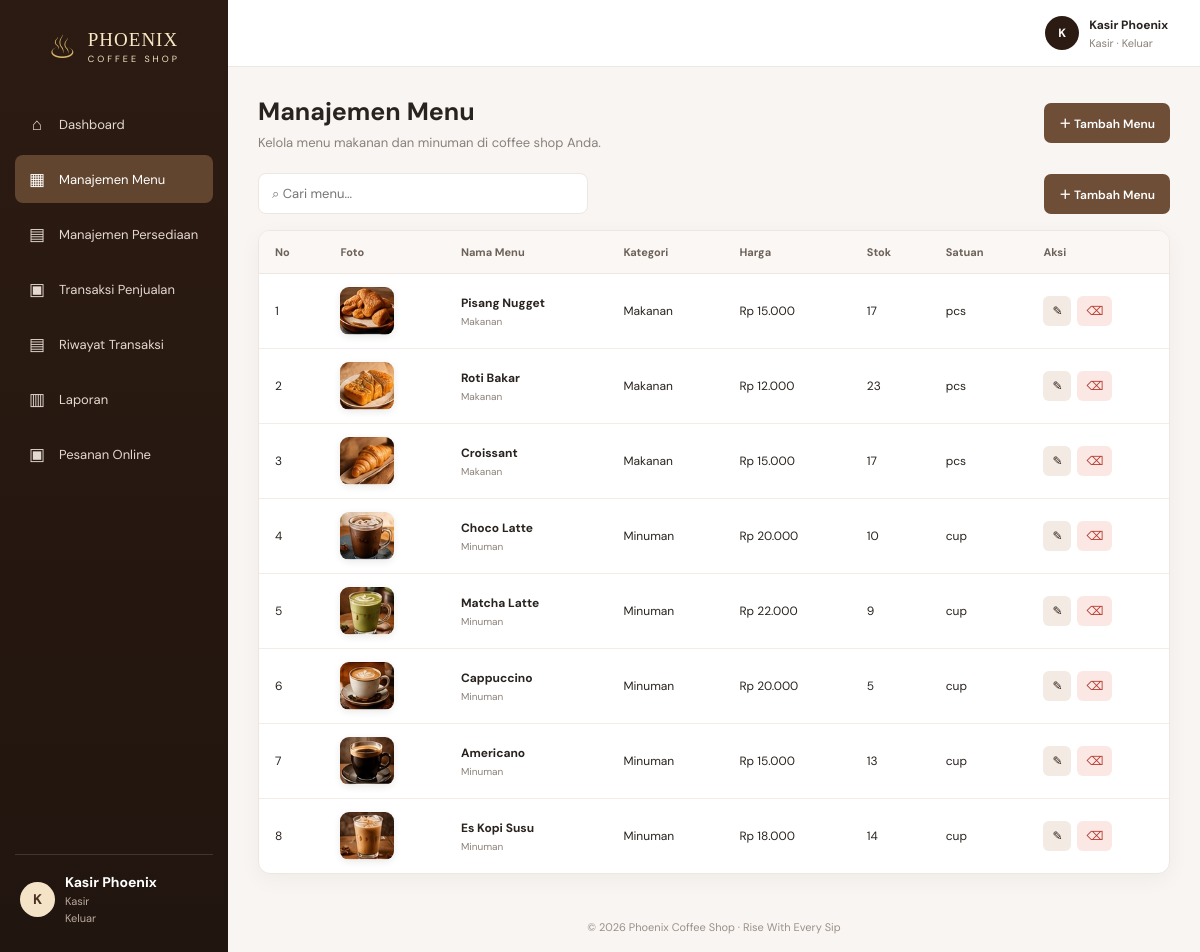
The page /menu.php (signed in) on the database its author committed.
### tables this page shows
CREATE TABLE `products` (
  `id` int(11) NOT NULL,
  `name` varchar(120) NOT NULL,
  `category` enum('Minuman','Makanan') NOT NULL DEFAULT 'Minuman',
  `price` decimal(12,2) NOT NULL DEFAULT 0.00,
  `stock` int(11) NOT NULL DEFAULT 0,
  `unit` varchar(30) NOT NULL DEFAULT 'pcs',
  `created_at` timestamp NOT NULL DEFAULT current_timestamp()
);

### koneksi.php (called while the page is built, shortened)
<?php
function e($value) { return htmlspecialchars((string)$value, ENT_QUOTES, 'UTF-8'); }
function rupiah($value) { return 'Rp ' . number_format((float)$value, 0, ',', '.'); }
function product_image($name, $category = 'Minuman') {
    $n = strtolower(trim((string)$name));
    $map = [
        'es kopi susu' => 'es-kopi-susu.jpg', 'kopi susu' => 'es-kopi-susu.jpg',
        'americano' => 'americano.jpg', 'cappuccino' => 'cappuccino.jpg', 'cappucino' => 'cappuccino.jpg',
        'matcha latte' => 'matcha-latte.jpg', 'choco latte' => 'choco-latte.jpg', 'cokelat' => 'choco-latte.jpg',
        'croissant' => 'croissant.jpg', 'roti bakar' => 'roti-bakar.jpg', 'pisang nugget' => 'pisang-nugget.jpg'
    ];
    $file = $map[$n] ?? (strtolower((string)$category) === 'makanan' ? 'croissant.jpg' : 'es-kopi-susu.jpg');
    return 'assets/images/' . $file;
}
?>

### menu.php (the view, shortened to what this page needs)
<?php require 'config/koneksi.php';
$edit=null;if(isset($_GET['edit'])){$st=$conn->prepare('SELECT * FROM products WHERE id=?');$st->bind_param('i',$_GET['edit']);$st->execute();$edit=$st->get_result()->fetch_assoc();}
$products=$conn->query('SELECT * FROM products ORDER BY id DESC');require 'includes/header.php'; ?>
<div class="page-heading"><div><h1>Manajemen Menu</h1><p>Kelola menu makanan dan minuman di coffee shop Anda.</p></div><a class="btn" href="menu.php?form=1">＋ <?= $edit?'Edit Menu':'Tambah Menu' ?></a></div>
<div class="toolbar"><input class="search" data-search="#menu-table" placeholder="⌕ Cari menu..."><a class="btn" href="menu.php?form=1">＋ Tambah Menu</a></div><div class="table-card table-wrap"><table id="menu-table"><thead><tr><th>No</th><th>Foto</th><th>Nama Menu</th><th>Kategori</th><th>Harga</th><th>Stok</th><th>Satuan</th><th>Aksi</th></tr></thead><tbody><?php if($products->num_rows):$no=1;while($p=$products->fetch_assoc()): ?><tr><td><?= $no++ ?></td><td><img class="menu-thumb" src="<?= e(product_image($p['name'],$p['category'])) ?>" alt="<?= e($p['name']) ?>"></td><td><div class="menu-name-cell"><strong><?= e($p['name']) ?></strong><small><?= e($p['category']) ?></small></div></td><td><?= e($p['category']) ?></td><td><?= rupiah($p['price']) ?></td><td><?= (int)$p['stock'] ?></td><td><?= e($p['unit']) ?></td><td><div class="actions"><a class="icon-btn" href="menu.php?edit=<?= $p['id'] ?>" title="Edit">✎</a><a class="icon-btn delete" data-confirm="Hapus menu ini?" href="menu.php?hapus=<?= $p['id'] ?>" title="Hapus">⌫</a></div></td></tr><?php endwhile;else: ?><tr><td colspan="8" class="empty">Belum ada data menu.</td></tr><?php endif; ?></tbody></table></div>
<?php require 'includes/footer.php'; ?>

### style.css (style rules this page uses)
:root { --brown:#6f4e37;--deep:#2c1b12;--deep2:#432b1d;--gold:#c9a227;--cream:#f8f5f2;--paper:#fff;--text:#29231f;--muted:#8a817a;--line:#eee7e1;--green:#16834b;--red:#c94f43;--shadow:0 6px 22px rgba(53,35,22,.045) }
* { box-sizing:border-box }
body { margin:0;background:var(--cream);color:var(--text);font-family:'DM Sans',sans-serif;font-size:14px }
a { text-decoration:none;color:inherit }
.page-heading { display:flex;align-items:center;justify-content:space-between;gap:15px;margin-bottom:22px }
.page-heading h1 { font-size:25px;margin:0 0 6px }
.page-heading p { margin:0;color:var(--muted);font-size:13px }
.btn { border:0;border-radius:7px;background:var(--brown);color:white;padding:11px 15px;font:600 12px 'DM Sans';cursor:pointer;display:inline-flex;align-items:center;justify-content:center;gap:7px }
.stat,.panel,.table-card,.form-card { background:#fff;border:1px solid var(--line);border-radius:12px;box-shadow:var(--shadow) }
.toolbar { display:flex;align-items:center;justify-content:space-between;gap:12px;flex-wrap:wrap;margin-bottom:16px }
.search { min-width:220px;max-width:330px;width:100%;border:1px solid var(--line);border-radius:8px;padding:11px 13px;font:13px 'DM Sans';outline:none;background:#fff }
.table-card { overflow:hidden }
.table-wrap { overflow-x:auto }
table { width:100%;border-collapse:collapse;white-space:nowrap }
th { background:#faf7f4;text-align:left;font-size:11px;color:#6d6259;font-weight:700;padding:14px 16px;border-bottom:1px solid var(--line) }
td { padding:13px 16px;border-bottom:1px solid #f2ede8;font-size:12px }
tr:last-child td { border-bottom:0 }
.actions { display:flex;gap:6px }
.icon-btn { border:0;border-radius:6px;padding:7px 9px;background:#f2eae3;cursor:pointer;color:var(--deep) }
.icon-btn.delete { background:#fbe7e4;color:#b63d32 }
.menu-thumb { width:54px;height:48px;object-fit:cover;border-radius:9px;display:block;box-shadow:0 2px 7px #2c1b1218 }
.menu-name-cell { display:flex;flex-direction:column;gap:4px }
.menu-name-cell small { font-size:10px;color:var(--muted) }

### rows shown on the page
products: shows a picture, name "Pisang Nugget", category "Makanan", price "Rp 15.000", stock "17", unit "pcs"
products: shows a picture, name "Roti Bakar", category "Makanan", price "Rp 12.000", stock "23", unit "pcs"
products: shows a picture, name "Croissant", category "Makanan", price "Rp 15.000", stock "17", unit "pcs"
products: shows a picture, name "Choco Latte", category "Minuman", price "Rp 20.000", stock "10", unit "cup"
products: shows a picture, name "Matcha Latte", category "Minuman", price "Rp 22.000", stock "9", unit "cup"
products: shows a picture, name "Cappuccino", category "Minuman", price "Rp 20.000", stock "5", unit "cup"
products: shows a picture, name "Americano", category "Minuman", price "Rp 15.000", stock "13", unit "cup"
products: shows a picture, name "Es Kopi Susu", category "Minuman", price "Rp 18.000", stock "14", unit "cup"

### other values the page prints
$item[0] "⌂"
$item[1] "Dashboard"
$item[0] "▦"
$item[1] "Manajemen Menu"
$item[0] "▤"
$item[1] "Manajemen Persediaan"
$item[0] "▣"
$item[1] "Transaksi Penjualan"
$item[1] "Riwayat Transaksi"
$item[0] "▥"
$item[1] "Laporan"
$item[1] "Pesanan Online"
substr($displayName,0,1) "K"
$displayName "Kasir Phoenix"
$roleLabel "Kasir"
